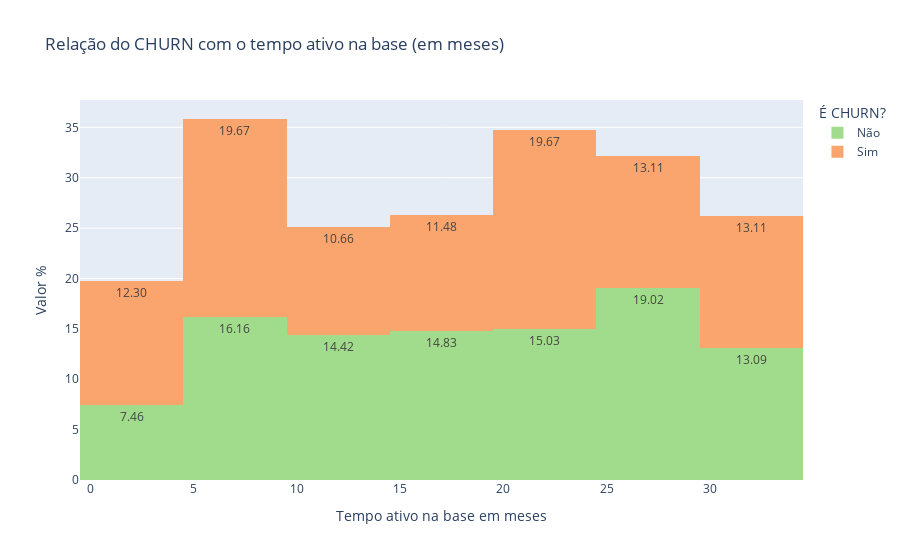

The cell this chart's notebook holds for it:
### Markdown cell above
## Relação do CHURN com o tempo ativo na base

A maior concentração de CHURN acontece entre o 5 e 9 mês e no 20 ao 24 mês de relação de associado, representando aproximadamente 19% da base de clientes desses intervalos.

### Code cell
df_aux = df[['id_associado','customer_since_in_months', 'is_churn']]
df_aux['is_churn'] = df_aux['is_churn'].map({True: 'Sim', False: 'Não'})

fig = px.histogram(df_aux, x="customer_since_in_months", color="is_churn", nbins=10, title="Relação do CHURN com o tempo ativo na base (em meses)", color_discrete_sequence=palette_plotly, histnorm='percent', labels={'customer_since_in_months': 'Tempo ativo na base em meses'},  text_auto='.2f')

fig.update_layout(
    yaxis_title="Valor %",
    legend=dict(
        title='É CHURN?'
    )
)
fig.show()

### Figure 1 — Plotly figure (JSON) as saved in the notebook; plotly's stock layout.template omitted (floating-point values rounded to 4 significant figures; data arrays with more than 128 entries replaced by an {"elided": "..."} marker saying what was removed)
{"data": [{"alignmentgroup": "True", "bingroup": "x", "histnorm": "percent", "hovertemplate": "is_churn=Não<br>Tempo ativo na base em meses=%{x}<br>percent=%{y}<extra></extra>", "legendgroup": "Não", "marker": {"color": "#A0DC8C", "pattern": {"shape": ""}}, "name": "Não", "nbinsx": 10, "offsetgroup": "Não", "orientation": "v", "showlegend": true, "texttemplate": "%{value:.2f}", "type": "histogram", "x": {"elided": "978 int values"}, "xaxis": "x", "yaxis": "y"}, {"alignmentgroup": "True", "bingroup": "x", "histnorm": "percent", "hovertemplate": "is_churn=Sim<br>Tempo ativo na base em meses=%{x}<br>percent=%{y}<extra></extra>", "legendgroup": "Sim", "marker": {"color": "#FAA56E", "pattern": {"shape": ""}}, "name": "Sim", "nbinsx": 10, "offsetgroup": "Sim", "orientation": "v", "showlegend": true, "texttemplate": "%{value:.2f}", "type": "histogram", "x": [5, 22, 4, 20, 26, 32, 3, 17, 33, 33, 18, 5, 6, 7, 22, 15, 27, 23, 27, 25, 4, 24, 3, 32, 2, 11, 23, 20, 3, 11, 7, 22, 18, 7, 16, 4, 30, 14, 15, 4, 3, 3, 30, 7, 32, 29, 6, 6, 14, 23, 29, 10, 31, 32, 17, 5, 20, 16, 29, 8, 8, 25, 31, 21, 25, 7, 13, 20, 9, 22, 28, 17, 7, 24, 6, 26, 9, 4, 17, 11, 24, 24, 10, 21, 3, 14, 12, 12, 30, 4, 4, 25, 21, 30, 27, 5, 19, 33, 5, 28, 3, 12, 15, 15, 24, 20, 28, 21, 21, 33, 26, 23, 30, 5, 6, 8, 12, 9, 16, 33, 24, 5], "xaxis": "x", "yaxis": "y"}], "layout": {"barmode": "relative", "legend": {"title": {"text": "É CHURN?"}, "tracegroupgap": 0}, "title": {"text": "Relação do CHURN com o tempo ativo na base (em meses)"}, "xaxis": {"anchor": "y", "domain": [0, 1], "title": {"text": "Tempo ativo na base em meses"}}, "yaxis": {"anchor": "x", "domain": [0, 1], "title": {"text": "Valor %"}}}}
